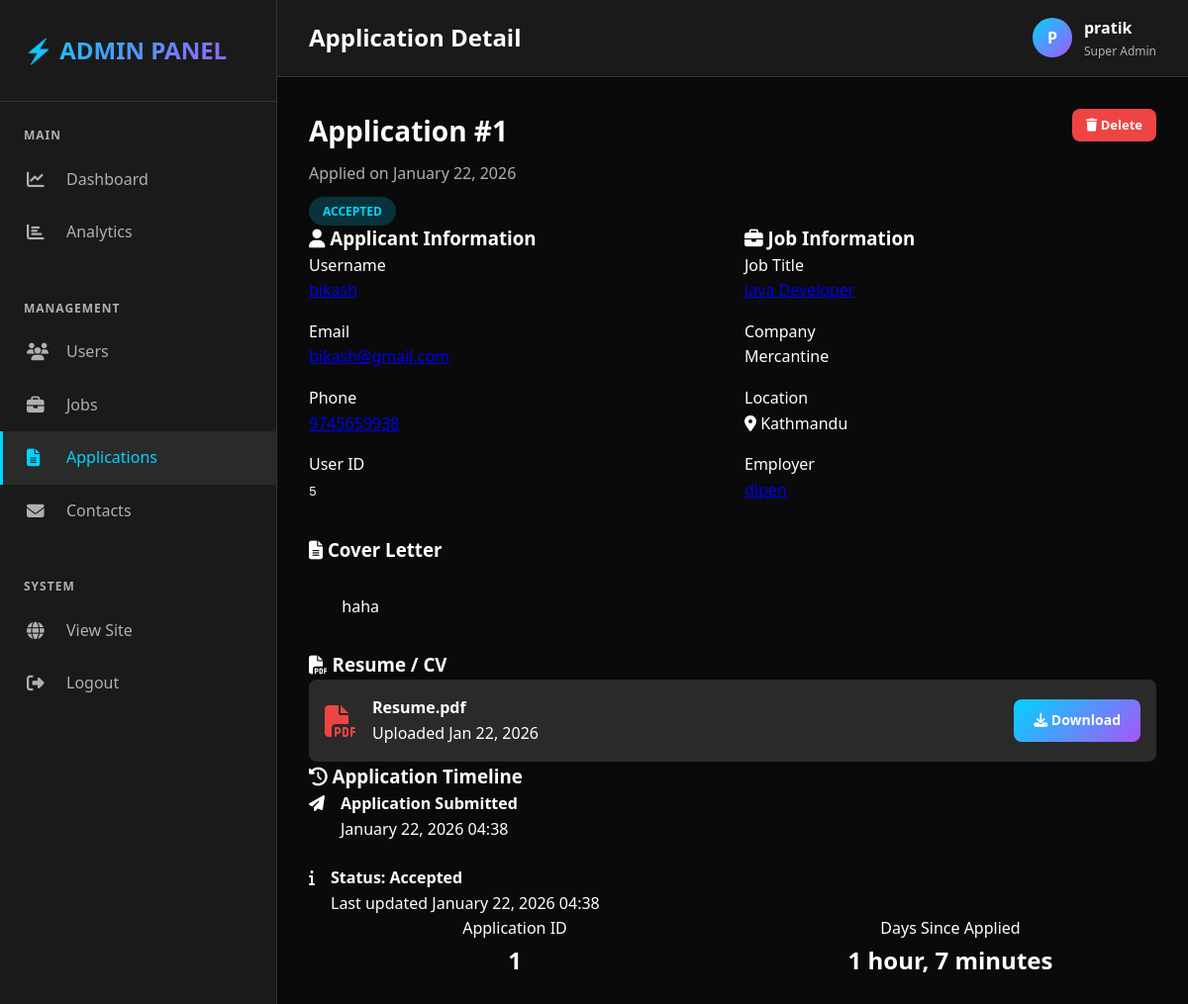
The page /admin-panel/applications/1/ (signed in) on the database its author committed.
### jobs/models.py (models this page shows, shortened)
class Application(models.Model):
    STATUS_CHOICES = (
        ('pending', 'Pending'),
        ('reviewed', 'Reviewed'),
        ('shortlisted', 'Shortlisted'),
        ('rejected', 'Rejected'),
        ('accepted', 'Accepted'),
    )
    job = models.ForeignKey(Job, on_delete=models.CASCADE, related_name='applications')
    applicant = models.ForeignKey(User, on_delete=models.CASCADE, related_name='applications')
    resume = models.FileField(upload_to='application_resumes/')
    cover_letter = models.TextField()
    contact_email = models.EmailField()
    contact_phone = models.CharField(max_length=15)
    status = models.CharField(max_length=20, choices=STATUS_CHOICES, default='pending')
    applied_date = models.DateTimeField(auto_now_add=True)
    updated_at = models.DateTimeField(auto_now=True)
    class Meta:
        ordering = ['-applied_date']
        unique_together = ['job', 'applicant']

class Job(models.Model):
    JOB_TYPES = (
        ('full-time', 'Full Time'),
        ('part-time', 'Part Time'),
        ('contract', 'Contract'),
        ('internship', 'Internship'),
        ('remote', 'Remote'),
    )
    CATEGORIES = (
        ('it', 'IT & Software'),
        ('business', 'Business'),
        ('finance', 'Finance'),
        ('marketing', 'Marketing'),
        ('sales', 'Sales'),
        ('healthcare', 'Healthcare'),
        ('education', 'Education'),
        ('engineering', 'Engineering'),
        ('other', 'Other'),
    )
    employer = models.ForeignKey(User, on_delete=models.CASCADE, related_name='jobs_posted')
    title = models.CharField(max_length=200)
    company_name = models.CharField(max_length=200)
    company_logo = models.ImageField(upload_to='job_logos/', blank=True, null=True)
    description = models.TextField()
    responsibilities = models.TextField()
    requirements = models.TextField()
    category = models.CharField(max_length=50, choices=CATEGORIES)
    job_type = models.CharField(max_length=20, choices=JOB_TYPES)
    location = models.CharField(max_length=100)
    salary_min = models.DecimalField(max_digits=10, decimal_places=2, blank=True, null=True)
    salary_max = models.DecimalField(max_digits=10, decimal_places=2, blank=True, null=True)
    experience_required = models.IntegerField(default=0, help_text="Years of experience")
    skills_required = models.TextField(help_text="Comma separated skills")
    is_active = models.BooleanField(default=True)
    posted_date = models.DateTimeField(default=timezone.now)
    deadline = models.DateField(blank=True, null=True)
    created_at = models.DateTimeField(auto_now_add=True)
    updated_at = models.DateTimeField(auto_now=True)
    class Meta:
        ordering = ['-posted_date']

### admin_panel/views.py (the view)
    def wrap(request, *args, **kwargs):
        if not request.user.is_superuser:
            return HttpResponseForbidden("Access denied. Admin only.")
        return function(request, *args, **kwargs)

### admin_panel/templates/application_detail.html (shortened to what this page needs)
{% extends 'admin_layout.html' %}
{% block page_title %}Application Detail{% endblock %}
{% block content %}
<div class="card">
    <div style="display:flex; justify-content:space-between; align-items:start;">
        <div>
            <h2 style="margin:0; font-size:1.75rem;">
                Application #{{ application.id }}
            </h2>
            <div style="color:var(--text-secondary); margin-top:0.5rem;">
                Applied on {{ application.applied_date|date:"F d, Y" }}
            </div>
            <div style="margin-top:0.75rem;">
                {% if application.status == 'pending' %}
                    <span class="badge badge-orange">Pending</span>
                {% elif application.status == 'shortlisted' %}
                    <span class="badge badge-green">Shortlisted</span>
                {% elif application.status == 'rejected' %}
                    <span class="badge badge-red">Rejected</span>
                {% else %}
                    <span class="badge badge-blue">{{ application.get_status_display }}</span>
                {% endif %}
            </div>
        </div>
        <div>
            <a href="{% url 'admin_panel:delete_application' application.id %}"
               class="btn btn-small btn-danger">
                <i class="fas fa-trash"></i> Delete
            </a>
        </div>
    </div>
</div>
<div style="display:grid; grid-template-columns:repeat(auto-fit,minmax(300px,1fr)); gap:1.5rem; margin-bottom:2rem;">
    <div class="card">
        <div class="card-header">
            <h3 class="card-title">
                <i class="fas fa-user"></i> Applicant Information
            </h3>
        </div>
        <div class="card-body" style="display:grid; gap:1rem;">
            <div>
                <div class="text-muted">Username</div>
                <a href="{% url 'admin_panel:user_detail' application.applicant.id %}">
                </a>
            </div>
            <div>
                <div class="text-muted">Email</div>
                <a href="mailto:{{ application.contact_email }}">
                </a>
            </div>
            <div>
                <div class="text-muted">Phone</div>
                <a href="tel:{{ application.contact_phone }}">
                </a>
            </div>
            <div>
                <div class="text-muted">User ID</div>
                <code>{{ application.applicant.id }}</code>
            </div>
        </div>
    </div>
    <div class="card">
        <div class="card-header">
            <h3 class="card-title">
                <i class="fas fa-briefcase"></i> Job Information
            </h3>
        </div>
        <div class="card-body" style="display:grid; gap:1rem;">
            <div>
                <div class="text-muted">Job Title</div>
                <a href="{% url 'admin_panel:job_detail' application.job.id %}">
                </a>
            </div>
            <div>
                <div class="text-muted">Company</div>
                {{ application.job.company_name }}
            </div>
            <div>
                <div class="text-muted">Location</div>
                <i class="fas fa-map-marker-alt"></i> {{ application.job.location }}
            </div>
            <div>
                <div class="text-muted">Employer</div>
                <a href="{% url 'admin_panel:user_detail' application.job.employer.id %}">
                </a>
            </div>
        </div>
    </div>
</div>
<div class="card">
    <div class="card-header">
        <h3 class="card-title">
            <i class="fas fa-file-alt"></i> Cover Letter
        </h3>
    </div>
    <div class="card-body" style="white-space:pre-wrap; line-height:1.8;">
        {{ application.cover_letter|default:"No cover letter provided" }}
    </div>
</div>
<div class="card">
    <div class="card-header">
        <h3 class="card-title">
            <i class="fas fa-file-pdf"></i> Resume / CV
        </h3>
    </div>
    <div class="card-body">
        {% if application.resume %}
            <div style="display:flex; align-items:center; gap:1rem; background:var(--bg-tertiary); padding:1rem; border-radius:8px;">
                <i class="fas fa-file-pdf" style="font-size:2rem; color:var(--accent-red);"></i>
                <div style="flex:1;">
                    <strong>Resume.pdf</strong>
                    <div class="text-muted">
                        Uploaded {{ application.applied_date|date:"M d, Y" }}
                    </div>
                </div>
                <a href="{{ application.resume.url }}"
                   target="_blank"
                   class="btn btn-primary"
                   download>
                    <i class="fas fa-download"></i> Download
                </a>
            </div>
        {% else %}
            <div class="text-muted" style="text-align:center; padding:2rem;">
                No resume uploaded
            </div>
        {% endif %}
    </div>
</div>
<div class="card">
    <div class="card-header">
        <h3 class="card-title">
            <i class="fas fa-history"></i> Application Timeline
        </h3>
    </div>
    <div class="card-body" style="display:grid; gap:1.5rem;">
        <div style="display:flex; gap:1rem;">
            <div class="timeline-icon blue">
                <i class="fas fa-paper-plane"></i>
            </div>
            <div>
                <strong>Application Submitted</strong>
                <div class="text-muted">
                    {{ application.applied_date|date:"F d, Y H:i" }}
                </div>
            </div>
        </div>
        <div style="display:flex; gap:1rem;">
            {% if application.status == 'pending' %}
                <div class="timeline-icon orange"><i class="fas fa-clock"></i></div>
            {% elif application.status == 'shortlisted' %}
                <div class="timeline-icon green"><i class="fas fa-check"></i></div>
            {% elif application.status == 'rejected' %}
                <div class="timeline-icon red"><i class="fas fa-times"></i></div>
            {% else %}
                <div class="timeline-icon blue"><i class="fas fa-info"></i></div>
            {% endif %}
            <div>
                <strong>Status: {{ application.get_status_display }}</strong>
                <div class="text-muted">
                    Last updated {{ application.applied_date|date:"F d, Y H:i" }}
                </div>
            </div>
        </div>
    </div>
</div>
<div style="display:grid; grid-template-columns:repeat(auto-fit,minmax(200px,1fr)); gap:1.5rem;">
    <div class="card">
        <div class="card-body" style="text-align:center;">
            <div class="text-muted">Application ID</div>
            <div style="font-size:1.5rem; font-weight:800;">
                {{ application.id }}
            </div>
        </div>
    </div>
    <div class="card">
        <div class="card-body" style="text-align:center;">
            <div class="text-muted">Days Since Applied</div>
            <div style="font-size:1.5rem; font-weight:800;">
                {{ application.applied_date|timesince }}
            </div>
        </div>
    </div>
</div>
{% endblock %}

### admin_panel/templates/admin_layout.html (shortened to what this page needs)
<!DOCTYPE html>
<html lang="en">
  <head>
    <link
      rel="stylesheet"
      href="https://cdnjs.cloudflare.com/ajax/libs/font-awesome/6.4.0/css/all.min.css"
    />
    {% load static %}
    <link rel="stylesheet" href="{% static 'css/base.css' %}" />
  </head>
  <body>
    <aside class="sidebar">
      <div class="sidebar-header">
        <div class="sidebar-logo">⚡ ADMIN PANEL</div>
      </div>
      <nav class="sidebar-menu">
        <div class="menu-section">
          <div class="menu-section-title">Main</div>
          <a
            href="{% url 'admin_panel:dashboard' %}"
            class="menu-item {% if request.resolver_match.url_name == 'dashboard' %}active{% endif %}"
          >
            <i class="fas fa-chart-line"></i>
            <span>Dashboard</span>
          </a>
          <a
            href="{% url 'admin_panel:analytics' %}"
            class="menu-item {% if request.resolver_match.url_name == 'analytics' %}active{% endif %}"
          >
            <i class="fas fa-chart-bar"></i>
            <span>Analytics</span>
          </a>
        </div>
        <div class="menu-section">
          <div class="menu-section-title">Management</div>
          <a
            href="{% url 'admin_panel:manage_users' %}"
            class="menu-item {% if 'users' in request.path %}active{% endif %}"
          >
            <i class="fas fa-users"></i>
            <span>Users</span>
          </a>
          <a
            href="{% url 'admin_panel:manage_jobs' %}"
            class="menu-item {% if 'jobs' in request.path and 'admin_panel' in request.path %}active{% endif %}"
          >
            <i class="fas fa-briefcase"></i>
            <span>Jobs</span>
          </a>
          <a
            href="{% url 'admin_panel:manage_applications' %}"
            class="menu-item {% if 'applications' in request.path %}active{% endif %}"
          >
            <i class="fas fa-file-alt"></i>
            <span>Applications</span>
          </a>
          <a
            href="{% url 'admin_panel:manage_contacts' %}"
            class="menu-item {% if 'contacts' in request.path %}active{% endif %}"
          >
            <i class="fas fa-envelope"></i>
            <span>Contacts</span>
          </a>
        </div>
        <div class="menu-section">
          <div class="menu-section-title">System</div>
          <a href="{% url 'jobs:home' %}" class="menu-item">
            <i class="fas fa-globe"></i>
            <span>View Site</span>
          </a>
          <a href="{% url 'jobs:logout' %}" class="menu-item">
            <i class="fas fa-sign-out-alt"></i>
            <span>Logout</span>
          </a>
        </div>
      </nav>
    </aside>
    <div class="main-content">
      <header class="topbar">
        <h1 class="topbar-title">
          {% block page_title %}Dashboard{% endblock %}
        </h1>
        <div class="topbar-actions">
          <div class="user-info">
            <div class="user-avatar">{{ user.username.0|upper }}</div>
            <div>
              <div style="font-weight: 600">{{ user.username }}</div>
              <div style="font-size: 0.75rem; color: var(--text-secondary)">
                Super Admin
              </div>
            </div>
          </div>
        </div>
      </header>
      <div class="content">{% block content %}{% endblock %}</div>
    </div>
  </body>
</html>

### rows shown on the page
Application: id "1", applied_date "January 22, 2026", status "ACCEPTED", applicant.id "5", job.company_name "Mercantine", job.location "Kathmandu", cover_letter "haha", applied_date "Jan 22, 2026", applied_date "January 22, 2026 04:38", status "Accepted", applied_date "1 hour, 7 minutes"

### other values the page prints
{{ user.username.0|upper }} "P"
{{ user.username }} "pratik"
